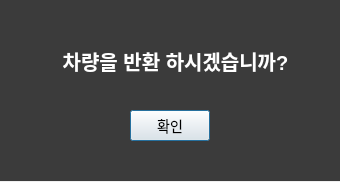
<?xml version="1.0" encoding="UTF-8"?>
<ui version="4.0">
 <class>Dialog</class>
 <widget class="QDialog" name="Dialog">
  <property name="geometry">
   <rect>
    <x>0</x>
    <y>0</y>
    <width>340</width>
    <height>182</height>
   </rect>
  </property>
  <property name="windowTitle">
   <string>Dialog</string>
  </property>
  <widget class="QLabel" name="login_bg">
   <property name="geometry">
    <rect>
     <x>-10</x>
     <y>0</y>
     <width>351</width>
     <height>181</height>
    </rect>
   </property>
   <property name="styleSheet">
    <string notr="true">background-color: rgb(59, 59, 59); color: white; font: bold 20px;</string>
   </property>
   <property name="text">
    <string/>
   </property>
   <property name="alignment">
    <set>Qt::AlignCenter</set>
   </property>
  </widget>
  <widget class="QPushButton" name="pushButton">
   <property name="geometry">
    <rect>
     <x>130</x>
     <y>110</y>
     <width>80</width>
     <height>31</height>
    </rect>
   </property>
   <property name="styleSheet">
    <string notr="true">font: 14px;</string>
   </property>
   <property name="text">
    <string>확인</string>
   </property>
  </widget>
  <widget class="QLabel" name="label">
   <property name="geometry">
    <rect>
     <x>50</x>
     <y>40</y>
     <width>251</width>
     <height>41</height>
    </rect>
   </property>
   <property name="styleSheet">
    <string notr="true">background-color: rgb(59, 59, 59); color: white; font: bold 20px;</string>
   </property>
   <property name="text">
    <string>차량을 반환 하시겠습니까?</string>
   </property>
   <property name="alignment">
    <set>Qt::AlignCenter</set>
   </property>
  </widget>
 </widget>
 <resources/>
 <connections/>
</ui>
